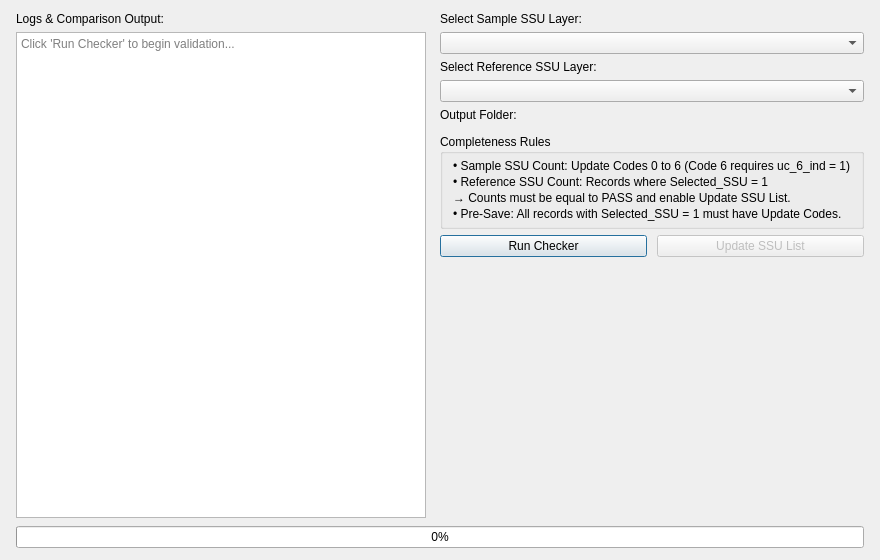
<?xml version="1.0" encoding="UTF-8"?>
<ui version="4.0">
 <class>CompletenessCheckerDialog</class>
 <widget class="QDialog" name="CompletenessCheckerDialog">
  <property name="geometry">
   <rect>
    <x>0</x>
    <y>0</y>
    <width>880</width>
    <height>560</height>
   </rect>
  </property>
  <property name="minimumSize">
   <size>
    <width>0</width>
    <height>0</height>
   </size>
  </property>
  <property name="windowTitle">
   <string>GeoFASU_Mod - Completeness Checker</string>
  </property>
  <layout class="QVBoxLayout" name="rootLayout">
   <property name="spacing">
    <number>8</number>
   </property>
   <property name="leftMargin">
    <number>16</number>
   </property>
   <property name="topMargin">
    <number>12</number>
   </property>
   <property name="rightMargin">
    <number>16</number>
   </property>
   <property name="bottomMargin">
    <number>12</number>
   </property>
   <item>
    <layout class="QHBoxLayout" name="mainHorizontalLayout">
     <property name="spacing">
      <number>14</number>
     </property>
     <!-- LEFT COLUMN: Logs & Alerts -->
   <item>
    <layout class="QVBoxLayout" name="leftLayout">
     <property name="spacing">
      <number>6</number>
     </property>
     <item>
      <widget class="QLabel" name="label_logs">
       <property name="text">
        <string>Logs &amp; Comparison Output:</string>
       </property>
      </widget>
     </item>
     <item>
      <widget class="QPlainTextEdit" name="logsTextEdit">
       <property name="readOnly">
        <bool>true</bool>
       </property>
       <property name="placeholderText">
        <string>Click 'Run Checker' to begin validation...</string>
       </property>
      </widget>
     </item>
    </layout>
   </item>
   <!-- RIGHT COLUMN: Controls -->
   <item>
    <layout class="QVBoxLayout" name="rightLayout">
     <property name="spacing">
      <number>6</number>
     </property>
     <item>
      <widget class="QLabel" name="label_sample">
       <property name="text">
        <string>Select Sample SSU Layer:</string>
       </property>
      </widget>
     </item>
     <item>
      <widget class="QComboBox" name="comboxSample"/>
     </item>
     <item>
      <widget class="QLabel" name="label_ref">
       <property name="text">
        <string>Select Reference SSU Layer:</string>
       </property>
      </widget>
     </item>
     <item>
      <widget class="QComboBox" name="comboxRef"/>
     </item>
     <item>
      <widget class="QLabel" name="label_out">
       <property name="text">
        <string>Output Folder:</string>
       </property>
      </widget>
     </item>
     <item>
      <widget class="QgsFileWidget" name="outputDirWidget">
       <property name="storageMode">
        <enum>QgsFileWidget::GetDirectory</enum>
       </property>
      </widget>
     </item>
     <item>
      <widget class="QGroupBox" name="rulesGroupBox">
       <property name="title">
        <string>Completeness Rules</string>
       </property>
       <layout class="QVBoxLayout" name="rulesLayout">
        <property name="spacing">
         <number>2</number>
        </property>
        <property name="leftMargin">
         <number>10</number>
        </property>
        <property name="topMargin">
         <number>5</number>
        </property>
        <property name="rightMargin">
         <number>10</number>
        </property>
        <property name="bottomMargin">
         <number>5</number>
        </property>
        <item>
         <widget class="QLabel" name="rule1">
          <property name="text">
           <string>• Sample SSU Count: Update Codes 0 to 6 (Code 6 requires uc_6_ind = 1)</string>
          </property>
         </widget>
        </item>
        <item>
         <widget class="QLabel" name="rule2">
          <property name="text">
           <string>• Reference SSU Count: Records where Selected_SSU = 1</string>
          </property>
         </widget>
        </item>
        <item>
         <widget class="QLabel" name="rule3">
          <property name="text">
           <string>→ Counts must be equal to PASS and enable Update SSU List.</string>
          </property>
         </widget>
        </item>
        <item>
         <widget class="QLabel" name="rule4">
          <property name="text">
           <string>• Pre-Save: All records with Selected_SSU = 1 must have Update Codes.</string>
          </property>
         </widget>
        </item>
       </layout>
      </widget>
     </item>
     <item>
      <layout class="QHBoxLayout" name="buttonLayout">
       <property name="spacing">
        <number>10</number>
       </property>
       <item>
        <widget class="QPushButton" name="runButton">
         <property name="cursor">
          <cursorShape>PointingHandCursor</cursorShape>
         </property>
         <property name="text">
          <string>Run Checker</string>
         </property>
        </widget>
       </item>
       <item>
        <widget class="QPushButton" name="updateButton">
         <property name="enabled">
          <bool>false</bool>
         </property>
         <property name="cursor">
          <cursorShape>PointingHandCursor</cursorShape>
         </property>
         <property name="text">
          <string>Update SSU List</string>
         </property>
        </widget>
       </item>
      </layout>
     </item>
      <item>
       <spacer name="verticalSpacer">
        <property name="orientation">
         <enum>Qt::Vertical</enum>
        </property>
        <property name="sizeHint" stdset="0">
         <size>
          <width>20</width>
          <height>10</height>
         </size>
        </property>
       </spacer>
      </item>
    </layout>
   </item>
  </layout>
 </item>
 <item>
   <widget class="QProgressBar" name="progressBar">
       <property name="alignment">
        <set>Qt::AlignCenter</set>
       </property>
       <property name="textVisible">
        <bool>true</bool>
       </property>
       <property name="value">
        <number>0</number>
       </property>
      </widget>
  </item>
</layout>
</widget>
<customwidgets>
  <customwidget>
   <class>QgsFileWidget</class>
   <extends>QWidget</extends>
   <header>qgsfilewidget.h</header>
  </customwidget>
 </customwidgets>
 <resources/>
 <connections/>
</ui>
